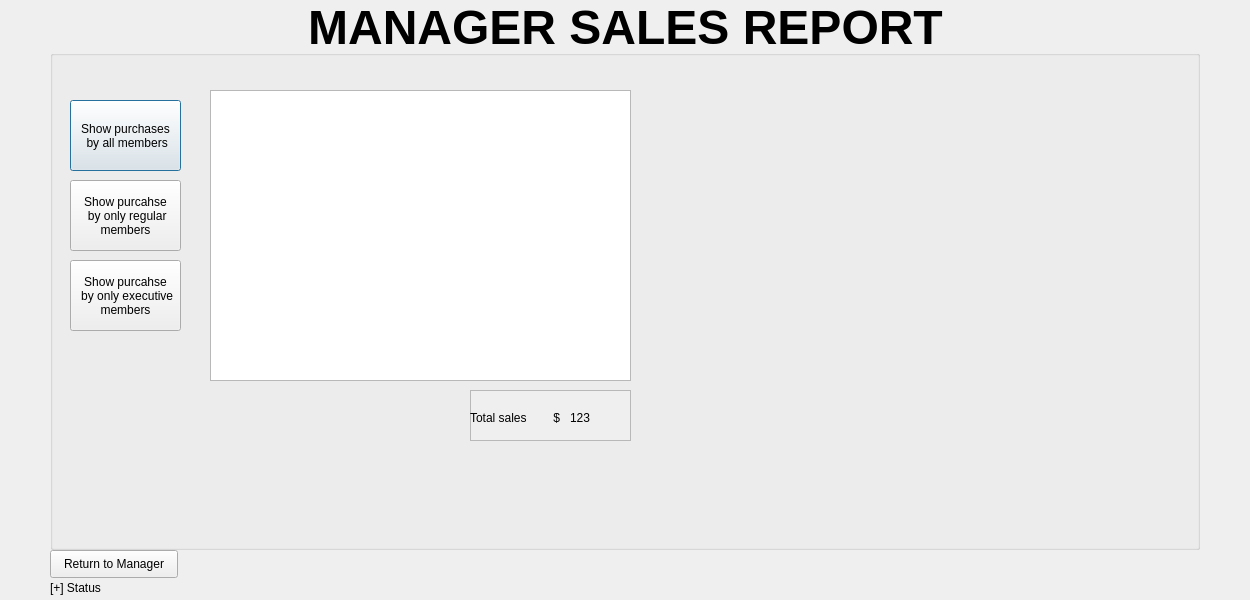
<?xml version="1.0" encoding="UTF-8"?>
<ui version="4.0">
 <class>Manager_Sales_Report</class>
 <widget class="QDialog" name="Manager_Sales_Report">
  <property name="geometry">
   <rect>
    <x>0</x>
    <y>0</y>
    <width>1250</width>
    <height>600</height>
   </rect>
  </property>
  <property name="windowTitle">
   <string>Dialog</string>
  </property>
  <widget class="QTableView" name="tableView">
   <property name="geometry">
    <rect>
     <x>210</x>
     <y>90</y>
     <width>421</width>
     <height>291</height>
    </rect>
   </property>
  </widget>
  <widget class="QPushButton" name="All_purchases">
   <property name="geometry">
    <rect>
     <x>70</x>
     <y>100</y>
     <width>111</width>
     <height>71</height>
    </rect>
   </property>
   <property name="text">
    <string>Show purchases
 by all members</string>
   </property>
  </widget>
  <widget class="QPushButton" name="Regular_purchases">
   <property name="geometry">
    <rect>
     <x>70</x>
     <y>180</y>
     <width>111</width>
     <height>71</height>
    </rect>
   </property>
   <property name="text">
    <string>Show purcahse 
 by only regular 
members</string>
   </property>
  </widget>
  <widget class="QPushButton" name="Executive_purchases">
   <property name="geometry">
    <rect>
     <x>70</x>
     <y>260</y>
     <width>111</width>
     <height>71</height>
    </rect>
   </property>
   <property name="text">
    <string>Show purcahse 
 by only executive 
members</string>
   </property>
  </widget>
  <widget class="QLabel" name="title">
   <property name="geometry">
    <rect>
     <x>0</x>
     <y>0</y>
     <width>1251</width>
     <height>51</height>
    </rect>
   </property>
   <property name="text">
    <string>&lt;html&gt;&lt;head/&gt;&lt;body&gt;&lt;p align=&quot;center&quot;&gt;&lt;span style=&quot; font-size:36pt; font-weight:600;&quot;&gt;MANAGER SALES REPORT&lt;/span&gt;&lt;/p&gt;&lt;/body&gt;&lt;/html&gt;</string>
   </property>
  </widget>
  <widget class="QGroupBox" name="groupBox">
   <property name="geometry">
    <rect>
     <x>50</x>
     <y>50</y>
     <width>1150</width>
     <height>500</height>
    </rect>
   </property>
   <property name="title">
    <string/>
   </property>
   <widget class="QFrame" name="frame">
    <property name="geometry">
     <rect>
      <x>420</x>
      <y>340</y>
      <width>161</width>
      <height>51</height>
     </rect>
    </property>
    <property name="autoFillBackground">
     <bool>true</bool>
    </property>
    <property name="frameShape">
     <enum>QFrame::StyledPanel</enum>
    </property>
    <property name="frameShadow">
     <enum>QFrame::Raised</enum>
    </property>
    <widget class="QLabel" name="label_2">
     <property name="geometry">
      <rect>
       <x>100</x>
       <y>20</y>
       <width>55</width>
       <height>16</height>
      </rect>
     </property>
     <property name="text">
      <string>123</string>
     </property>
    </widget>
    <widget class="QLabel" name="label_3">
     <property name="geometry">
      <rect>
       <x>0</x>
       <y>20</y>
       <width>101</width>
       <height>16</height>
      </rect>
     </property>
     <property name="text">
      <string>Total sales        $ </string>
     </property>
    </widget>
   </widget>
  </widget>
  <widget class="QPushButton" name="return_2">
   <property name="geometry">
    <rect>
     <x>50</x>
     <y>550</y>
     <width>128</width>
     <height>28</height>
    </rect>
   </property>
   <property name="text">
    <string>Return to Manager</string>
   </property>
  </widget>
  <widget class="QLabel" name="statusLine">
   <property name="geometry">
    <rect>
     <x>50</x>
     <y>580</y>
     <width>141</width>
     <height>16</height>
    </rect>
   </property>
   <property name="text">
    <string>[+] Status</string>
   </property>
  </widget>
  <zorder>groupBox</zorder>
  <zorder>tableView</zorder>
  <zorder>All_purchases</zorder>
  <zorder>Regular_purchases</zorder>
  <zorder>Executive_purchases</zorder>
  <zorder>title</zorder>
  <zorder>return_2</zorder>
  <zorder>statusLine</zorder>
 </widget>
 <resources/>
 <connections/>
</ui>
